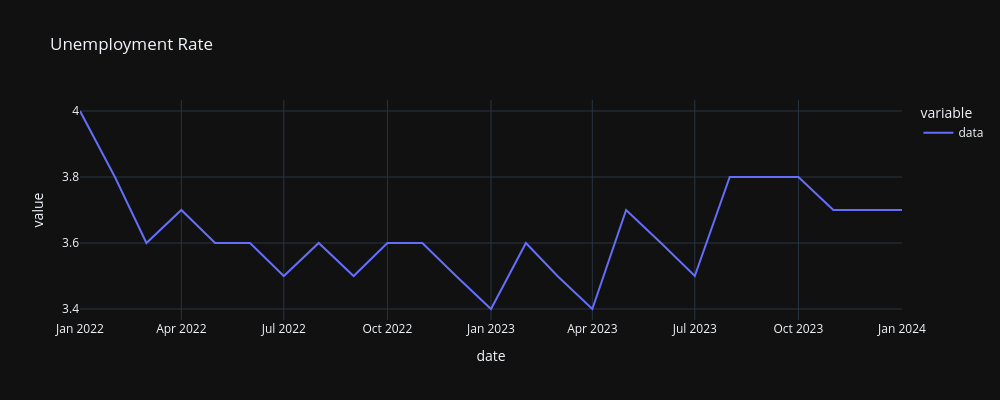

This figure's notebook cell:
### Code cell
"""
Rising Unemployment: Job losses and rising unemployment rates are common
during a recession as businesses may cut costs by reducing their workforce.
"""

plot_data("UNRATE", "Unemployment Rate", years=2)

### Figure 1 — Plotly figure (JSON) as saved in the notebook; plotly's stock layout.template omitted (floating-point values rounded to 4 significant figures)
{"data": [{"hovertemplate": "variable=data<br>date=%{x|%B %d, %Y}<br>value=%{y}<extra></extra>", "legendgroup": "data", "line": {"color": "#636efa", "dash": "solid"}, "marker": {"symbol": "circle"}, "mode": "lines", "name": "data", "orientation": "v", "showlegend": true, "type": "scatter", "x": ["2022-01-01T00:00:00", "2022-02-01T00:00:00", "2022-03-01T00:00:00", "2022-04-01T00:00:00", "2022-05-01T00:00:00", "2022-06-01T00:00:00", "2022-07-01T00:00:00", "2022-08-01T00:00:00", "2022-09-01T00:00:00", "2022-10-01T00:00:00", "2022-11-01T00:00:00", "2022-12-01T00:00:00", "2023-01-01T00:00:00", "2023-02-01T00:00:00", "2023-03-01T00:00:00", "2023-04-01T00:00:00", "2023-05-01T00:00:00", "2023-06-01T00:00:00", "2023-07-01T00:00:00", "2023-08-01T00:00:00", "2023-09-01T00:00:00", "2023-10-01T00:00:00", "2023-11-01T00:00:00", "2023-12-01T00:00:00", "2024-01-01T00:00:00"], "xaxis": "x", "y": [4, 3.8, 3.6, 3.7, 3.6, 3.6, 3.5, 3.6, 3.5, 3.6, 3.6, 3.5, 3.4, 3.6, 3.5, 3.4, 3.7, 3.6, 3.5, 3.8, 3.8, 3.8, 3.7, 3.7, 3.7], "yaxis": "y"}], "layout": {"height": 400, "legend": {"title": {"text": "variable"}, "tracegroupgap": 0}, "title": {"text": "Unemployment Rate"}, "width": 1000, "xaxis": {"anchor": "y", "domain": [0, 1], "title": {"text": "date"}}, "yaxis": {"anchor": "x", "domain": [0, 1], "title": {"text": "value"}}}}
